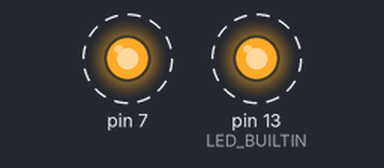
Simulated run of this sketch. Board: Arduino Uno, built with avr-gcc and run on an emulated ATmega328P. On the bench: output pins drawn as LEDs (lit = HIGH). Dashed ring = blinking.

Above: at 0.5 s.
Timing chart, 0 to 4.6 s (numbered marks = the images above):
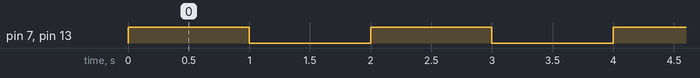

The sketch:

rn42_reset.ino
```cpp
                                 /*
 * RN42 모듈 리셋하기
 * https://dattasaurabh82.wordpress.com/2014/11/01/resetting-bluetooth-module/
 *
 * 1. RN42 모듈의 GPIO4(RN42 보드 뒷면에 있는 PIO4핀)을 아두이노 13번 포트에 물린다.
 * 2. 아두이노의 LED가 켜져있을 떄 RN42의 전원을 켠다. (5v를 연결한다.)
 * 3. 세번 아두이노의 LED가 깜박이면 RN42가 빠르게 세번 깜빡인다.(리셋되었다는 뜻)
 * 4. 리셋이 완료되면 GPIO4를 아두이노와 연결해제한다.
 */
void setup() {
  pinMode(7, OUTPUT);
  pinMode(LED_BUILTIN, OUTPUT);
}

void loop() {
  digitalWrite(7, HIGH);
  digitalWrite(LED_BUILTIN, HIGH);
  delay(1000);
  digitalWrite(7, LOW);
  digitalWrite(LED_BUILTIN, LOW);
  delay(1000);
}
```

Measured:
- by itself, pin 7, pin 13 (LED_BUILTIN): alternates HIGH for 1.0 s and LOW for 1.0 s
